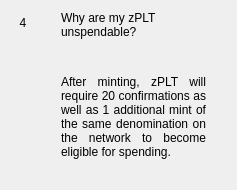
                  <widget class="QWidget" name="widgetFaq4" native="true">
                   <layout class="QHBoxLayout" name="horizontalPage_4" stretch="0,1">
                    <item alignment="Qt::AlignTop">
                     <widget class="QLabel" name="labelNumber4">
                      <property name="minimumSize">
                       <size>
                        <width>24</width>
                        <height>24</height>
                       </size>
                      </property>
                      <property name="maximumSize">
                       <size>
                        <width>16777215</width>
                        <height>24</height>
                       </size>
                      </property>
                      <property name="text">
                       <string>4</string>
                      </property>
                      <property name="alignment">
                       <set>Qt::AlignCenter</set>
                      </property>
                     </widget>
                    </item>
                    <item>
                     <layout class="QVBoxLayout" name="verticalLayoutPage_4">
                      <property name="leftMargin">
                       <number>20</number>
                      </property>
                      <property name="rightMargin">
                       <number>20</number>
                      </property>
                      <item>
                       <widget class="QLabel" name="labelSubtitle4">
                        <property name="text">
                         <string>Why are my zPLT unspendable?</string>
                        </property>
                        <property name="wordWrap">
                         <bool>true</bool>
                        </property>
                       </widget>
                      </item>
                      <item>
                       <spacer name="verticalSpacer_40">
                        <property name="orientation">
                         <enum>Qt::Vertical</enum>
                        </property>
                        <property name="sizeType">
                         <enum>QSizePolicy::Fixed</enum>
                        </property>
                        <property name="sizeHint" stdset="0">
                         <size>
                          <width>20</width>
                          <height>30</height>
                         </size>
                        </property>
                       </spacer>
                      </item>
                      <item>
                       <widget class="QLabel" name="labelContent4">
                        <property name="text">
                         <string>
                           &lt;html&gt;&lt;head/&gt;&lt;body&gt;&lt;p align=&quot;justify&quot;&gt;
                           After minting, zPLT will require 20 confirmations as well as 1
                           additional mint of the same denomination on the network to
                           become eligible for spending.
                           &lt;/p&gt;&lt;/body&gt;&lt;/html&gt;
                         </string>
                        </property>
                        <property name="alignment">
                         <set>Qt::AlignLeading|Qt::AlignLeft|Qt::AlignTop</set>
                        </property>
                        <property name="wordWrap">
                         <bool>true</bool>
                        </property>
                       </widget>
                      </item>
                      <item>
                       <spacer name="verticalSpacer_41">
                        <property name="orientation">
                         <enum>Qt::Vertical</enum>
                        </property>
                        <property name="sizeHint" stdset="0">
                         <size>
                          <width>20</width>
                          <height>20</height>
                         </size>
                        </property>
                       </spacer>
                      </item>
                     </layout>
                    </item>
                   </layout>
                  </widget>
